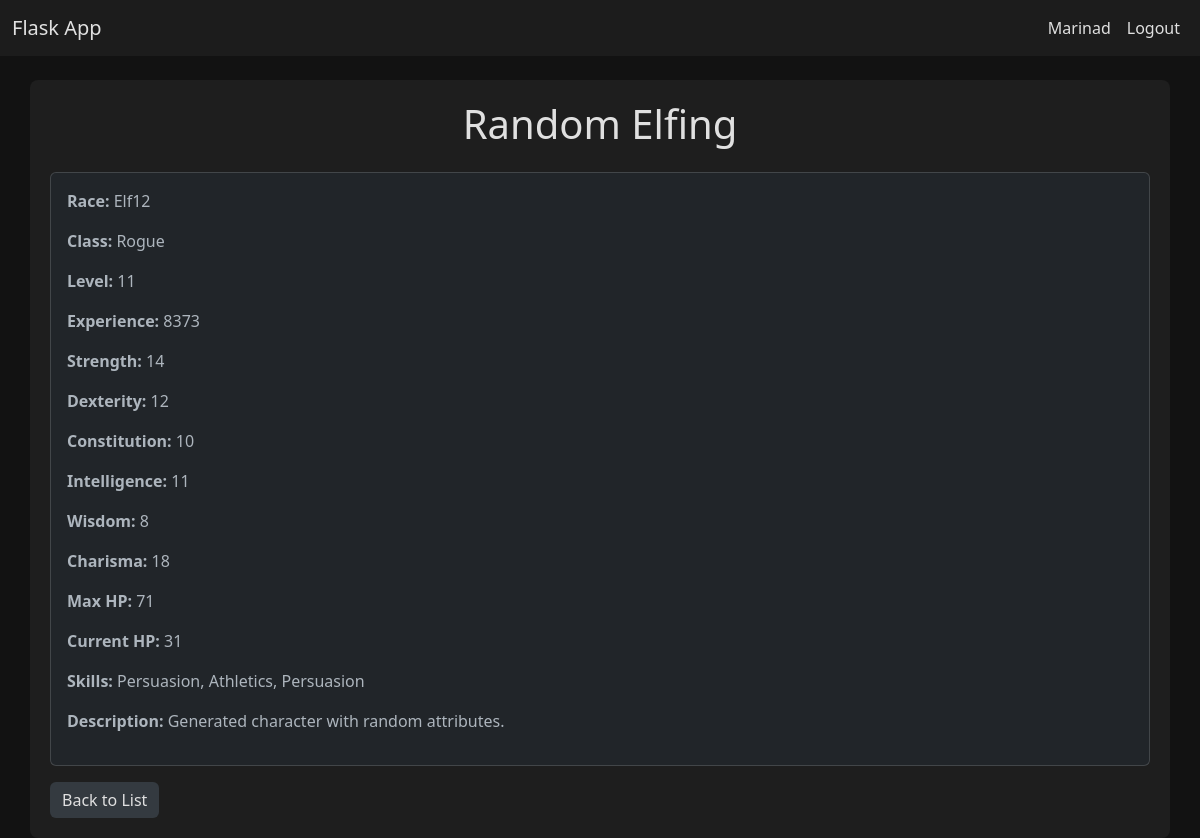
The page /character/6 (signed in) on the database its author committed.
### app.py (models this page shows)
class User(UserMixin, db.Model):
    id = db.Column(db.Integer, primary_key=True)
    username = db.Column(db.String(100), unique=True, nullable=False)
    password = db.Column(db.String(200), nullable=False)
    is_admin = db.Column(db.Boolean, default=False)

class Character(db.Model):
    id = db.Column(db.Integer, primary_key=True)
    name = db.Column(db.String(100), nullable=False)
    race = db.Column(db.String(50), nullable=False)
    character_class = db.Column(db.String(50), nullable=False)
    level = db.Column(db.Integer, nullable=False)
    experience = db.Column(db.Integer, nullable=False)
    strength = db.Column(db.Integer, nullable=False)
    dexterity = db.Column(db.Integer, nullable=False)
    constitution = db.Column(db.Integer, nullable=False)
    intelligence = db.Column(db.Integer, nullable=False)
    wisdom = db.Column(db.Integer, nullable=False)
    charisma = db.Column(db.Integer, nullable=False)
    max_hp = db.Column(db.Integer, nullable=False)
    current_hp = db.Column(db.Integer, nullable=False)
    skills = db.Column(db.Text, nullable=False)  # Сохраняем навыки как строку
    description = db.Column(db.Text, nullable=True)
    image_path = db.Column(db.String(200), nullable=True)  # Для пути к изображению

### app.py (the view)
@app.route('/character/<int:id>')
@login_required
def character_details(id):
    character = Character.query.get_or_404(id)
    return render_template('character_details.html', character=character)

### app.py (called while the page is built)
@login_manager.user_loader
def load_user(user_id):
    return User.query.get(int(user_id))

### templates/character_details.html (shortened to what this page needs)
{% extends "base.html" %}
{% block content %}
<h1 class="text-center">{{ character.name }}</h1>
<div class="card">
    <div class="card-body">
        <p><strong>Race:</strong> {{ character.race }}</p>
        <p><strong>Class:</strong> {{ character.character_class }}</p>
        <p><strong>Level:</strong> {{ character.level }}</p>
        <p><strong>Experience:</strong> {{ character.experience }}</p>
        <p><strong>Strength:</strong> {{ character.strength }}</p>
        <p><strong>Dexterity:</strong> {{ character.dexterity }}</p>
        <p><strong>Constitution:</strong> {{ character.constitution }}</p>
        <p><strong>Intelligence:</strong> {{ character.intelligence }}</p>
        <p><strong>Wisdom:</strong> {{ character.wisdom }}</p>
        <p><strong>Charisma:</strong> {{ character.charisma }}</p>
        <p><strong>Max HP:</strong> {{ character.max_hp }}</p>
        <p><strong>Current HP:</strong> {{ character.current_hp }}</p>
        <p><strong>Skills:</strong> {{ character.skills }}</p>
        <p><strong>Description:</strong> {{ character.description }}</p>
    </div>
</div>
<a href="{{ url_for('index') }}" class="btn btn-secondary mt-3">Back to List</a>
{% endblock %}

### templates/base.html (shortened to what this page needs)
<!doctype html>
<html lang="en" data-bs-theme="dark">
<head>
    <link href="https://cdn.jsdelivr.net/npm/bootstrap@5.3.0-alpha1/dist/css/bootstrap.min.css" rel="stylesheet">
</head>
<body>
    <nav class="navbar navbar-expand-lg">
        <div class="container-fluid">
            <a class="navbar-brand" href="{{ url_for('index') }}">Flask App</a>
            <div class="collapse navbar-collapse" id="navbarNav">
                <ul class="navbar-nav ms-auto">
                    {% if current_user.is_authenticated %}
                        <li class="nav-item">
                            <a class="nav-link" href="#">{{ current_user.username }}</a>
                        </li>
                        <li class="nav-item">
                            <a class="nav-link" href="{{ url_for('logout') }}">Logout</a>
                        </li>
                    {% endif %}
                </ul>
            </div>
        </div>
    </nav>
    <div class="container mt-4">
        {% block content %}
        {% endblock %}
    </div>
</body>
</html>

### templates/base.html (style rules this page uses)
body { background-color: #121212; color: #e0e0e0; }
.navbar { background-color: #1c1c1c; }
.navbar a { color: #e0e0e0; }
.container { background-color: #1e1e1e; padding: 20px; border-radius: 8px; }
.btn { background-color: #343a40; color: #e0e0e0; border: none; }

### rows shown on the page
User: username "Marinad"
Character: name "Random Elfing", race "Elf12", character_class "Rogue", level "11", experience "8373", strength "14", dexterity "12", constitution "10", intelligence "11", wisdom "8", charisma "18", max_hp "71", current_hp "31", skills "Persuasion, Athletics, Persuasion", description "Generated character with random attributes."
